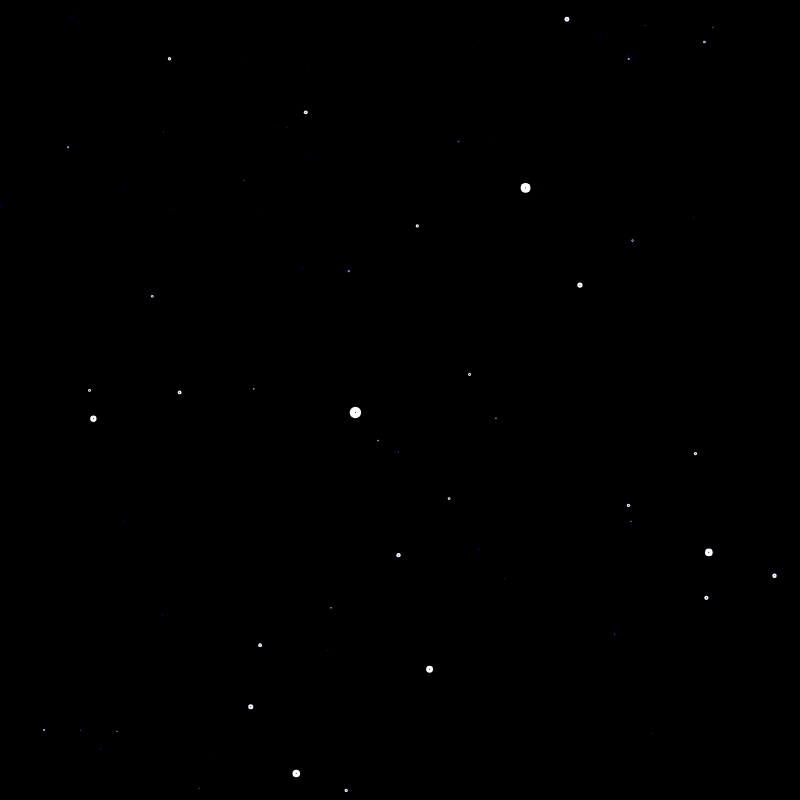
Frame 1 (no input)
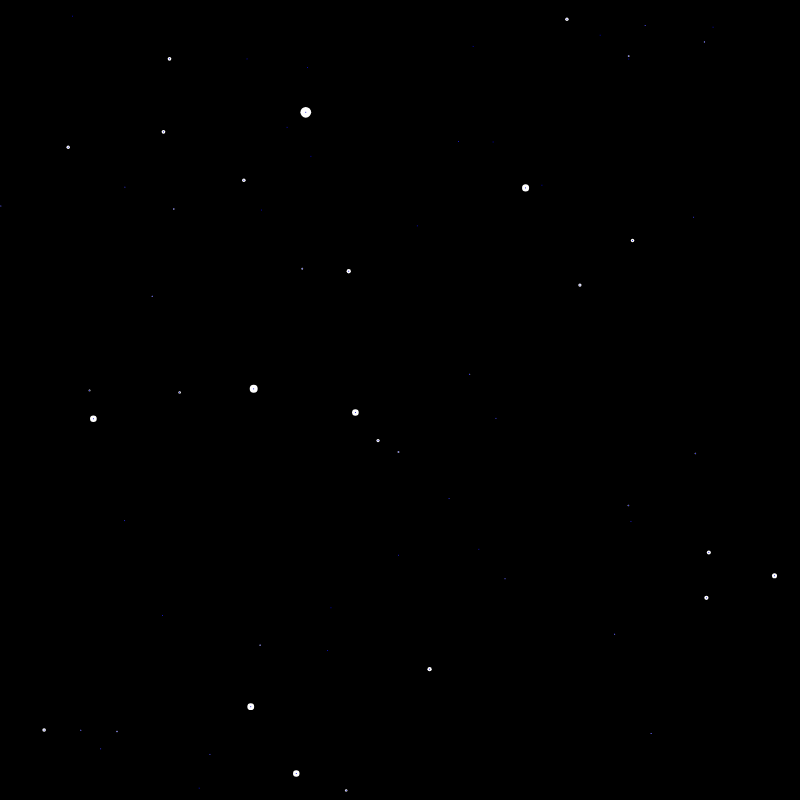
Frame 60 (no input)
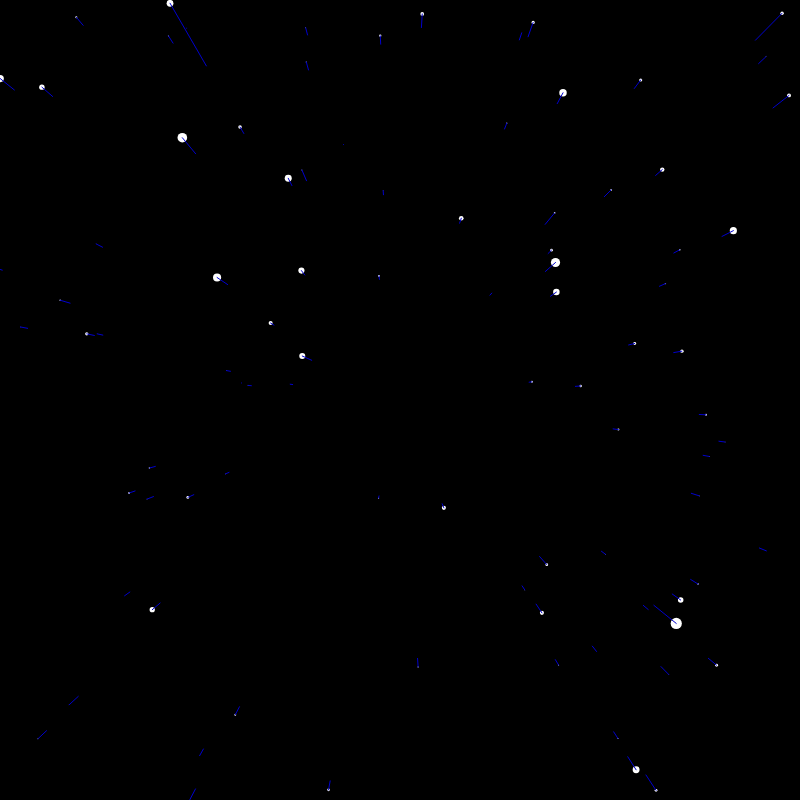
Frame 120 (the mouse pressed at the canvas centre since frame 60)

The p5.js sketch that drew these frames (run headless with seeded random() and noise() and a simulated clock; from frame 60 on, the mouse is pressed at the canvas centre):

// p5.js sketch
// ── sketch.js
let stars = [];

let speed;

function setup() {
  createCanvas(800, 800);
  for (let i = 0; i < 1000; i++) {
    stars[i] = new Star();
  }
}

function draw() {
  speed = map(mouseX, 0, width, 0, 30);
  background(0);
  translate(width / 2, height / 2);
  for (let i = 0; i < stars.length; i++) {
    stars[i].update();
    stars[i].show();
  }
}

// ── Star.js
function Star() {
  this.x = random(-width, width);
  this.y = random(-height, height);
  this.z = random(width);
  this.pz = this.z;

  this.update = function() {
    this.z = this.z - speed;
    if (this.z < 1) {
      this.z = width;
      this.x = random(-width, width);
      this.y = random(-height, height);
      this.pz = this.z;
    }
  };

  this.show = function() {
    fill(255);
    noStroke();

    var sx = map(this.x / this.z, 0, 1, 0, width);
    var sy = map(this.y / this.z, 0, 1, 0, height);

    var r = map(this.z, 0, width, random(1, 16), 0);
    ellipse(sx, sy, r, r);

    var px = map(this.x / this.pz, 0, 1, 0, width);
    var py = map(this.y / this.pz, 0, 1, 0, height);

    this.pz = this.z;

    stroke(0, 0, 205);
    line(px, py, sx, sy);
  };
}
